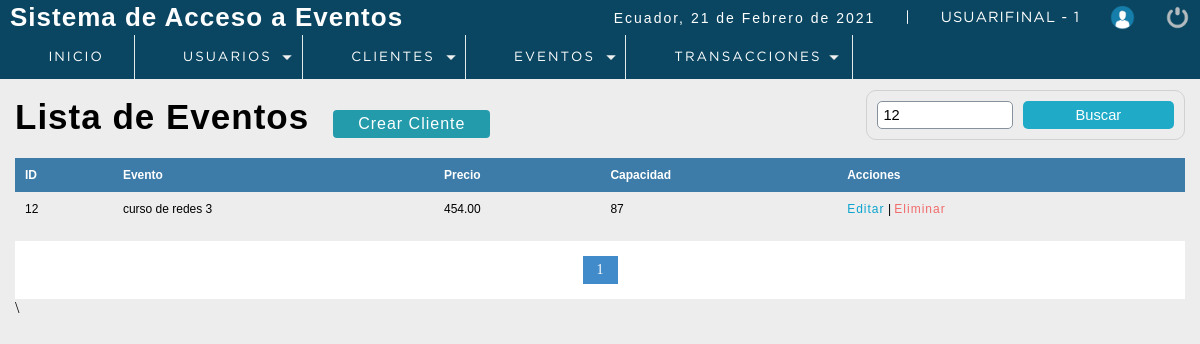
Page /P_seminarios/sistema/buscar_evento.php?busqueda=12 (signed in) on the committed database.
### tables this page shows
CREATE TABLE `evento` (
  `codevento` int(11) NOT NULL,
  `descripcion` varchar(100) DEFAULT NULL,
  `precio` decimal(10,2) DEFAULT NULL,
  `capMax` int(11) DEFAULT NULL,
  `direccion` varchar(300) DEFAULT NULL,
  `foto` text DEFAULT NULL,
  `fecha_evento` datetime NOT NULL,
  `dateAdd` datetime NOT NULL DEFAULT current_timestamp(),
  `usuario_id` int(11) NOT NULL,
  `status` int(11) NOT NULL DEFAULT 1,
  `id_tipo_seminario` int(11) DEFAULT NULL
);

### P_seminarios/sistema/buscar_evento.php (the view, shortened to what this page needs)
<?php
 include "../conection.php";
?>
<!DOCTYPE html>
<html lang="en">
<head>
	<?php include "includes/scripts.php"?>
</head>
<body>
 <?php include "includes/header.php"?>
	<section id="container">
    <?php
        $busqueda = strtolower($_REQUEST['busqueda']) ;
    ?>
		<h1>Lista de Eventos</h1>
        <a href="registro_cliente.php" class="btn_new">Crear Cliente</a>
    <form action="buscar_evento.php" method="get" class="form_search">
        <input type="text" name="busqueda" id="busqueda" placeholder="Buscar" value ="<?php echo $busqueda;?>">
        <input type="submit" value="Buscar" class="btn_search" >
    </form>
        <table>
         <tr>
                <th>ID</th>
                <th>Evento</th>
                <th>Precio</th>
                <th>Capacidad</th>
                <th>Acciones</th>
            </tr>
            <?php
           $sql_registre = mysqli_query($conection,"SELECT COUNT(*) AS total_registro   FROM evento
                                                                                        WHERE
                                                                                        (
                                                                                        codevento LIKE '%$busqueda%' OR
                                                                                        descripcion	  LIKE '%$busqueda%' OR
                                                                                        precio	  LIKE '%$busqueda%' OR
                                                                                        capMax	  LIKE '%$busqueda%'
                                                                                        )
                                                                                        AND
                                                                                        status =1");
           $result_registre = mysqli_fetch_array($sql_registre);
           $total_resgistros = $result_registre['total_registro'];
           $por_pagina = 8;
           if (empty($_GET['pagina'])) {
               $pagina =1;
           }
           else {
               $pagina = $_GET['pagina'];
           }
           $desde = ($pagina - 1) * $por_pagina;
           $total_paginas = ceil($total_resgistros / $por_pagina);
           $query = mysqli_query($conection,"SELECT * FROM evento                                  WHERE
                                                                                                        (
                                                                                                            codevento LIKE '%$busqueda%' OR
                                                                                                            descripcion	  LIKE '%$busqueda%' OR
                                                                                                            precio	  LIKE '%$busqueda%' OR
                                                                                                            capMax	  LIKE '%$busqueda%'
                                                                                                                            )
                                                                                                      AND
                                                                                                      status = 1
                                                                                                      ORDER BY codevento ASC LIMIT $desde, $por_pagina");
           $result = mysqli_num_rows($query);
           if ($result > 0) {
               while ($data = mysqli_fetch_array($query)) {
           ?>
            <tr>
                <td><?php echo $data["codevento"];?></td>
                <td><?php echo $data["descripcion"];?></td>
                <td><?php echo $data["precio"];?></td>
                <td><?php echo $data["capMax"];?></td>
                <td>
                    <a class="link_edit" href="editar_cliente.php?id=<?php echo $data["idcliente"];?>">Editar</a>
                    |
                    <?php
                        if ($_SESSION['rol']==1 || $_SESSION['rol']==2) {
                    ?>
                    <a class="link_delete" href="eliminar_cliente.php?id=<?php echo $data["idcliente"];?>">Eliminar</a>
                    <?php
                        }
                    ?>
                </td>
            </tr>
                <?php
               }
           }
            ?>
        </table>
        <?php
                    if ($total_resgistros != 0)
                    {
                ?>
                <div class="paginador">
                    <ul>
                    <?php
                    for ($i=1; $i <= $total_paginas; $i++) {
                        if ($i == $pagina) {
                            echo '<li class="pageSelected">'.$i.'</li>';
                        }
                        else {
                            echo '<li><a href="?pagina='.$i.'&busqueda='.$busqueda.'">'.$i.'</a></li>';
                        }
                    }
                    ?>
                    </ul>
                </div>\
                <?php
                    }
                ?>
	</section>
</body>
</html>

### P_seminarios/sistema/css/style.css (style rules this page uses)
* { margin: 0; padding: 0; box-sizing: border-box; }
body { background: #ededed; }
h1, h2, h3, h4, h5, h6 { font-family: 'arial'; font-weight: bold; letter-spacing: 1px; }
h1 { font-size: 26px; }
a { text-decoration: none; font-family: arial; letter-spacing: 1px; }
#container { padding: 90px 15px 15px; }
form { border: 2px solid #78909C; border-radius: 2%; background: #FFF; margin: auto; padding: 20px 50px; border: 1px solid #d1d1d1; }
input,select { display: block; width: 100%; font-size: 11pt; padding: 5px; border: 1px solid #85929e; border-radius: 5px; }
#container h1 { font-size: 35px; display: inline-block; }
.btn_new { display: inline-block; background: #239baa; color: #FFF; padding: 5px 25px; border-radius: 4px; margin: 20px; }
table { border-collapse: collapse; font-size: 12px; font-family: 'arial'; width: 100%; }
table th { text-align: left; padding: 10px; background: #3d7ba8; color: #FFF; }
table tr:nth-child(odd) { background: #FFF; }
table td { padding: 10px; }
.link_edit { color: #0ca4ce; }
.link_delete { color: #f26b6b; }
.paginador ul { padding: 15px; list-style: none; background: #FFF; margin-top: 15px; display: -webkit-flex; display: -moz-flex; display: -ms-flex; display: -o-flex; display: flex; justify-content: center; }
.paginador a, .pageSelected { color: #428bca; border: 1px solid #ddd; padding: 5px; display: inline-block; font-size: 14px; text-align: center; width: 35px; }
.pageSelected { color: #FFF; background: #428bca; border: 1px solid #428bca; }
.form_search { display: -webkit-flex; display: -moz-flex; display: -ms-flex; display: -o-flex; display: flex; float: right; background: initial; padding: 10px; border-radius: 10px; }
.form_search .btn_search { background: #1faac8; color: #FFF; padding: 0 20px; border: 0; cursor: pointer; margin-left: 10px; }

### rows in the picture
evento: codevento "12", descripcion "curso de redes 3", precio "454.00", capMax "87"

### other values in the picture
fechaC() "21 de Febrero de 2021"
$_SESSION['user'] "USUARIFINAL"
$_SESSION['rol'] "1"
